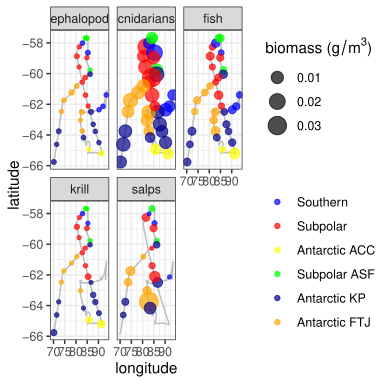

The R source for this figure:
# KPS_EA_catch_bubbles.R
# bubble plots of catch, for inclusion in extended abstract for Kerguelen Plateau symposium
install.packages("ggpubr")

library(tidyverse)
library(ggpubr)

usr <- Sys.info()["user"]
d<- paste0("/Users/", usr, "/Desktop/Honours/Data_Analysis/K_axis_midoc/derived data")
setwd(d)

mds   <- readRDS("midoc_stations_checked.rds")
md.ce <- readRDS("midoc_cod_ends_checked.rds")
ktr <- readRDS("nav_reduced.rds")
ced <- tibble(cod.end=as.character(c(2:6)), depth=seq(900,100,by=-200))
mde  <- readRDS("midoc_stations_envdata.rda")

md.crep<- read_csv("../source data/midoc_crepuscular.csv")

bm.tax <- readRDS("codend_taxa_biomass.rds")
bm.wide <- bm.tax %>% spread(key=tax.grp, value=bm, fill=0)

naf <- c("TRIAL","MIDOC02","MIDOC08","MIDOC10","MIDOC12","MIDOC13","MIDOC33")

bm.fish  <- bm.tax %>% filter(tax.grp=="fish", midoc.stn%in%naf==F, as.numeric(cod.end)>1) %>% ungroup() %>% group_by(midoc.stn) %>% summarize(bm.tot = sum(bm, na.rm=T), bm_g_m3_total = sum(bm_g_m3, na.rm=T)) %>% inner_join(md.crep) %>% inner_join(mds)

bm.krill <- bm.tax %>% filter(tax.grp=="krill", midoc.stn%in%naf==F) %>% ungroup() %>% group_by(midoc.stn) %>% summarize(bm.tot = sum(bm, na.rm=T)) %>% inner_join(mds) %>% inner_join(md.crep)
bm.ceph <- bm.tax %>% filter(tax.grp=="cephalopods", midoc.stn%in%naf==F) %>% ungroup() %>% group_by(midoc.stn) %>% summarize(bm.tot = sum(bm, na.rm=T)) %>% inner_join(mds) %>% inner_join(md.crep)
bm.jelly <- bm.tax %>% filter(tax.grp=="cnidarians", midoc.stn%in%naf==F) %>% ungroup() %>% group_by(midoc.stn) %>% summarize(bm.tot = sum(bm, na.rm=T)) %>% inner_join(mds) %>% inner_join(md.crep)
bm.salps <- bm.tax %>% filter(tax.grp=="salps", midoc.stn%in%naf==F) %>% ungroup() %>% group_by(midoc.stn) %>% summarize(bm.tot = sum(bm, na.rm=T)) %>% inner_join(mds) %>% inner_join(md.crep)


plotbm2<- function(bm.dat, file, title){
ggplot(ktr, aes(x=LONGITUDE, y=LATITUDE), main=title) + 
   geom_path(col="grey") +
   geom_point(data=bm.dat, aes(y=lat_start, x=lon_start, colour=as.factor(DNC.visual), size=bm_g_m3_total))+
   geom_text(data=bm.dat, aes(y=lat_start, x=lon_start, label=substr(midoc.stn, 6,7), vjust=-.4), cex=3)+
   theme_bw() +
   scale_size(name=expression(paste("biomass (",g/m^3,")"))) + scale_colour_manual(name="", values=c("yellow","violet","dark blue","orange"), label=c("day","sunrise","night","sunset"))
   ggsave(file, width=4.5, height=3)
}

# plotbm2(bm.fish, "../KPS_symposium_extended_abstract/fish.pdf", "fish")
# plotbm2(bm.ceph, "ceph.pdf", "cephalopods")
# plotbm2(bm.krill, "krill.pdf", "krill")
# plotbm2(bm.salps, "salps.pdf", "salps")
# plotbm2(bm.jelly, "jelly.pdf","cnidarians")

# this was incorrect; need to do density of sums, not sums of densities
# bm.tax2<- bm.tax %>% filter(tax.grp%in%c("fish", "cephalopods","krill","salps","cnidarians"), midoc.stn%in%naf==F, cod.end %in% as.character(c(2:6))) %>% 
#  ungroup() %>% group_by(midoc.stn, tax.grp) %>% summarize(bm_g_m3_total = sum(bm_g_m3, na.rm=T)) %>% inner_join(mds) %>% inner_join(md.crep) 

# sanity check: is sum of density different to density of sum
md.swept <-  bm.tax %>% filter(midoc.stn%in%naf==F, cod.end %in% as.character(c(2:6))) %>%  select(midoc.stn, cod.end, swept_m3) %>% distinct() %>% group_by(midoc.stn) %>% summarise(swept_total = sum(swept_m3))

bm.tax2 <-  bm.tax %>% filter(tax.grp%in%c("fish", "cephalopods","krill","salps","cnidarians"), midoc.stn%in%naf==F, cod.end %in% as.character(c(2:6))) %>%
 ungroup() %>% group_by(midoc.stn, tax.grp) %>% summarize(bm_total = sum(bm, na.rm=T)) %>% inner_join(mds) %>% inner_join(md.crep) %>% inner_join(md.swept) %>% mutate(bm_dens = bm_total/swept_total)

#ZS: frontal zone 
tmp <- read_rds("../derived data/midoc_stations_envdata.rda")
bm.tax2 <-  bm.tax %>% filter(tax.grp%in%c("fish", "cephalopods","krill","salps","cnidarians"), midoc.stn%in%naf==F, cod.end %in% as.character(c(2:6))) %>%
  ungroup() %>% group_by(midoc.stn, tax.grp) %>% summarize(bm_total = sum(bm, na.rm=T)) %>% inner_join(mds) %>% inner_join(md.crep) %>% inner_join(md.swept) %>% inner_join(tmp) %>% mutate(bm_dens = bm_total/swept_total)
bm.tax2$zone.col <- NA
bm.tax2$zone.col <- ifelse(bm.tax2$zone == "Southern", "blue", 
                      ifelse(bm.tax2$zone == "Subpolar", "red",
                             ifelse(bm.tax2$zone == "Antarctic ACC", "yellow", 
                                    ifelse(bm.tax2$zone == "Subpolar - ASF", "green", 
                                           ifelse(bm.tax2$zone == "Antarctic KP", "darkblue", "orange")))))
pdir <- paste0("/Users/", usr, "/Desktop/Honours/Data_Analysis/K_axis_midoc/KPS_symposium_extended_abstract")

ggplot(ktr, aes(x=LONGITUDE, y=LATITUDE)) + geom_path(col="grey") +
  geom_point(data=bm.tax2, aes(y=lat_start, x=lon_start, color=zone.col, size=bm_dens), alpha=.7) +
  # geom_text(data=bm.tax2, aes(x=lon_start-1, y=lat_start, label=substr(midoc.stn,6,7),hjust=-0.5),cex=3, colour="dark grey")+
  scale_size(name=expression(paste("biomass (",g/m^3,")"))) + scale_colour_manual(name="", values=c("blue","red","yellow","green","darkblue", "orange"), label=c("Southern","Subpolar","Antarctic ACC","Subpolar ASF", "Antarctic KP", "Antarctic FTJ")) +
  facet_wrap(~tax.grp) +
  theme_bw() + xlab("longitude") + ylab("latitude")+
  ggsave(paste0(pdir,"/K4S_catch_biomass_bubbles_FZ.pdf"), height=4, width=7)





# this is the plot for the KPSII extended abstract
ggplot(ktr, aes(x=LONGITUDE, y=LATITUDE)) + geom_path(col="grey") +
  geom_point(data=bm.tax2, aes(y=lat_start, x=lon_start, color=DNC.visual, size=bm_dens), alpha=.7) +
  # geom_text(data=bm.tax2, aes(x=lon_start-1, y=lat_start, label=substr(midoc.stn,6,7),hjust=-0.5),cex=3, colour="dark grey")+
  scale_size(name=expression(paste("biomass (",g/m^3,")"))) + scale_colour_manual(name="", values=c("yellow","violet","dark blue","orange"), label=c("day","sunrise","night","sunset")) +
  facet_wrap(~tax.grp) +
  theme_bw() + xlab("longitude") + ylab("latitude") +
  ggsave(paste0(pdir,"/KPS_EA_catch_biomass_bubbles.pdf"), height=4, width=7)


# proportions
bm.tax %>% 
  filter(tax.grp%in%c("fish", "cephalopods","krill","salps","cnidarians","mixed krill and salps","mixed/other gelatinous"), midoc.stn%in%naf==F, cod.end %in% as.character(c(2:6))) %>%
  mutate(midoc.stn = substr(midoc.stn, 6,8)) %>% inner_join(ced) %>%
ggplot(aes(weight=pbm, x=reorder(depth, desc(depth)),fill=tax.grp), xlab = "cod end", ylab = "proportion of total biomass") +geom_bar() + facet_wrap(~midoc.stn, ncol = 4) +theme_bw() +coord_flip()  + theme(axis.text.x = element_text(angle = 90, hjust = 1)) +
  guides(fill=guide_legend(title="group")) +
  xlab("cod end") + ylab("proportion of total catch (by weight)") +
  ggsave(paste0(pdir,"/KPS_EA_catch_weight_proportions.pdf"), height=5, width=8)


# plots of average proportion biomass (box)

cols<- c("yellow","violet","dark blue","orange")
dcols <- c("goldenrod","violetred","navyblue","darkorange2")

pd <- bm.tax %>% 
   filter(tax.grp%in%c("fish", "cephalopods","krill","salps","cnidarians"), midoc.stn%in%naf==F, cod.end %in% as.character(c(2:6))) %>% inner_join(ced) %>% inner_join(select(md.crep, midoc.stn, DNC.visual)) %>% group_by(tax.grp, cod.end, DNC.visual) 

ce2p <- pd %>% filter(cod.end==2) %>%  ggplot(aes(x=tax.grp, y=pbm, fill=DNC.visual, col=DNC.visual)) + geom_violin() + scale_fill_manual(name="", values=cols) +scale_colour_manual(name="", values=dcols) + theme_bw() +xlab("") + ylab("") + ggtitle("900 m")+ theme(plot.title = element_text(size=10))

ce3p <- pd %>% filter(cod.end==3) %>%  ggplot(aes(x=tax.grp, y=pbm, fill=DNC.visual, col=DNC.visual)) + geom_boxplot() + scale_fill_manual(name="", values=cols) +scale_colour_manual(name="", values=dcols) + theme_bw() +xlab("") + ylab("") + ggtitle("700 m")+ theme(plot.title = element_text(size=10))

ce4p <- pd %>% filter(cod.end==4) %>%  ggplot(aes(x=tax.grp, y=pbm, fill=DNC.visual, col=DNC.visual)) + geom_boxplot() + scale_fill_manual(name="", values=cols) +scale_colour_manual(name="", values=dcols) + theme_bw() +xlab("") + ylab("proportion of biomass") + ggtitle("500 m")+ theme(plot.title = element_text(size=10))

ce5p <- pd %>% filter(cod.end==5) %>%  ggplot(aes(x=tax.grp, y=pbm, fill=DNC.visual, col=DNC.visual)) + geom_boxplot() + scale_fill_manual(name="", values=cols) +scale_colour_manual(name="", values=dcols) + theme_bw() +xlab("") + ylab("") + ggtitle("300 m") + theme(plot.title = element_text(size=10))

ce6p <- pd %>% filter(cod.end==6) %>%  ggplot(aes(x=tax.grp, y=pbm, fill=DNC.visual, col=DNC.visual)) + geom_boxplot() + scale_fill_manual(name="", values=cols) +scale_colour_manual(name="", values=dcols) + theme_bw() +xlab("") + ylab("") + ggtitle("100 m") +  theme(plot.title = element_text(size=10))   

ggarrange(ce6p+rremove("x.text"), ce5p+rremove("x.text"), ce4p+rremove("x.text"), ce3p+rremove("x.text"), ce2p, common.legend=T, ncol=1, nrow=5)

ggsave(paste0(pdir,"/KPS_EA_catch_proportions_dnc_depth.pdf"), height=8.25, width=4.75)


# could also do this wigh ggboxplot...
pd <- bm.tax %>% 
  filter(tax.grp%in%c("fish", "cephalopods","krill","salps","cnidarians"), midoc.stn%in%naf==F, cod.end %in% as.character(c(2:6))) %>% inner_join(ced) %>% inner_join(select(md.crep, midoc.stn, DNC.visual)) %>%
    group_by(tax.grp, cod.end, DNC.visual) %>% filter(cod.end==2) %>%  ggboxplot(x="tax.grp", y="pbm", fill="DNC.visual")
plot(pd)



# plot of biomass per cod-end and TOD
bm.tax %>% filter(tax.grp=="fish", midoc.stn%in%naf==F, cod.end%in%as.character(c(2:6))) %>%
  inner_join(ced) %>% inner_join(select(mde, midoc.stn, DNC.visual)) %>% 
  group_by(midoc.stn, cod.end, DNC.visual) 
